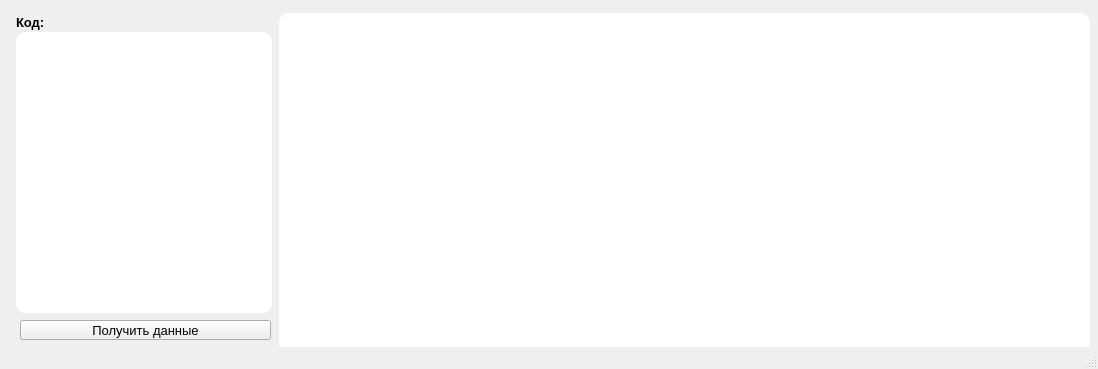
<?xml version="1.0" encoding="UTF-8"?>
<ui version="4.0">
 <class>MainWindow</class>
 <widget class="QMainWindow" name="MainWindow">
  <property name="geometry">
   <rect>
    <x>0</x>
    <y>0</y>
    <width>1098</width>
    <height>369</height>
   </rect>
  </property>
  <property name="windowTitle">
   <string>MainWindow</string>
  </property>
  <property name="styleSheet">
   <string notr="true"/>
  </property>
  <widget class="QWidget" name="centralwidget">
   <property name="styleSheet">
    <string notr="true"/>
   </property>
   <widget class="QTextBrowser" name="textBrowser">
    <property name="geometry">
     <rect>
      <x>279</x>
      <y>13</y>
      <width>811</width>
      <height>341</height>
     </rect>
    </property>
    <property name="font">
     <font>
      <pointsize>10</pointsize>
     </font>
    </property>
    <property name="styleSheet">
     <string notr="true">background-color: rgb(255, 255, 255);
border-radius: 10px;

</string>
    </property>
   </widget>
   <widget class="QTextEdit" name="textEdit">
    <property name="geometry">
     <rect>
      <x>16</x>
      <y>32</y>
      <width>256</width>
      <height>281</height>
     </rect>
    </property>
    <property name="font">
     <font>
      <pointsize>10</pointsize>
     </font>
    </property>
    <property name="styleSheet">
     <string notr="true">background-color: rgb(255, 255, 255);
border-radius: 10px;
</string>
    </property>
   </widget>
   <widget class="QLabel" name="label">
    <property name="geometry">
     <rect>
      <x>16</x>
      <y>14</y>
      <width>251</width>
      <height>16</height>
     </rect>
    </property>
    <property name="font">
     <font>
      <pointsize>10</pointsize>
      <bold>true</bold>
     </font>
    </property>
    <property name="text">
     <string>Код:</string>
    </property>
   </widget>
   <widget class="QPushButton" name="pushButtonLine">
    <property name="geometry">
     <rect>
      <x>20</x>
      <y>320</y>
      <width>251</width>
      <height>20</height>
     </rect>
    </property>
    <property name="sizePolicy">
     <sizepolicy hsizetype="Minimum" vsizetype="Expanding">
      <horstretch>0</horstretch>
      <verstretch>0</verstretch>
     </sizepolicy>
    </property>
    <property name="font">
     <font>
      <pointsize>10</pointsize>
     </font>
    </property>
    <property name="styleSheet">
     <string notr="true"/>
    </property>
    <property name="text">
     <string>Получить данные</string>
    </property>
   </widget>
  </widget>
  <widget class="QStatusBar" name="statusbar"/>
 </widget>
 <resources/>
 <connections/>
</ui>
